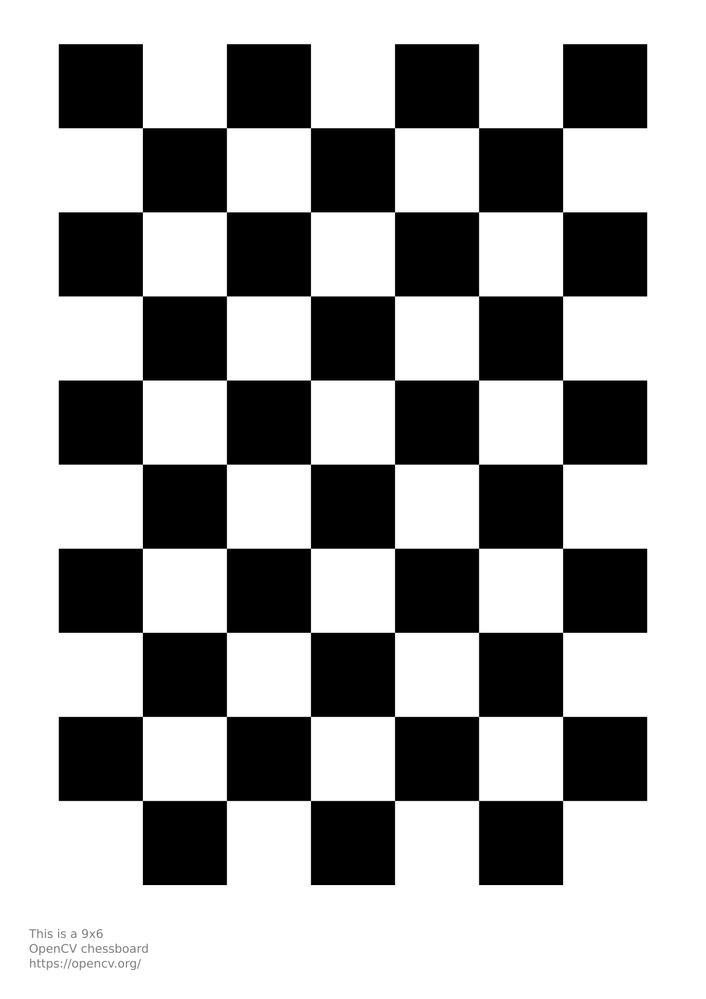
#> input picture PYTHON_EXERCISE/image/22_9x6.png, 706 x 999 px, shrunk from 1240 x 1754 before the run
$ python camera_demarcate.py
#> lines starting #> are read from the running program, lines starting #| are printed output that depends on the picture; after the words box and inside, x2 and y2 are one past the last pixel; in counts of white or black regions, pixels touching at a corner belong together
import numpy as np
import cv2 as cv
import glob

# 终止标准
criteria = (cv.TERM_CRITERIA_EPS + cv.TERM_CRITERIA_MAX_ITER, 30, 0.001)

# 准备点对象, like (0,0,0), (1,0,0), (2,0,0) ....,(6,5,0)
objp = np.zeros((9 * 6, 3), np.float32)
objp[:, :2] = np.mgrid[0:9, 0:6].T.reshape(-1, 2)

# 数组来存储所有图像中的对象点和图像点
obj_points = []  # 真实世界空间中的 3D 点
img_points = []  # 图像平面中的二维点

images = glob.glob('*.png')

print(images.__sizeof__())

# for image in images:
print(1)
img = cv.imread("../../image/22_9x6.png")
#> img is the input picture: shape (999, 706, 3); min 0, max 255, mean 165.4
gray = cv.cvtColor(img, cv.COLOR_BGR2GRAY)

# 找到棋盘角落
ret, corners = cv.findChessboardCorners(gray, (9, 6), None)
#> ret = True; corners = 54 rows, first 8: [562.5, 127.7], [562.5, 211.8], [562.5, 296], [562.5, 380], [562.5, 464.2], [562.6, 548.3], [562.6, 632.4], [562.6, 716.4]

# 如果找到,则添加对象点、图像点（细化后）
if ret:
    obj_points.append(objp)

    corners2 = cv.cornerSubPix(gray, corners, (11, 11), (-1, -1), criteria)
#> corners2 = 54 rows, first 8: [562.6, 127.7], [562.6, 211.8], [562.6, 295.9], [562.6, 380.1], [562.6, 464.2], [562.6, 548.3], [562.6, 632.4], [562.6, 716.4]
    img_points.append(corners2)

    # 绘制和显示角
    cv.drawChessboardCorners(img, (9, 6), corners2, ret)
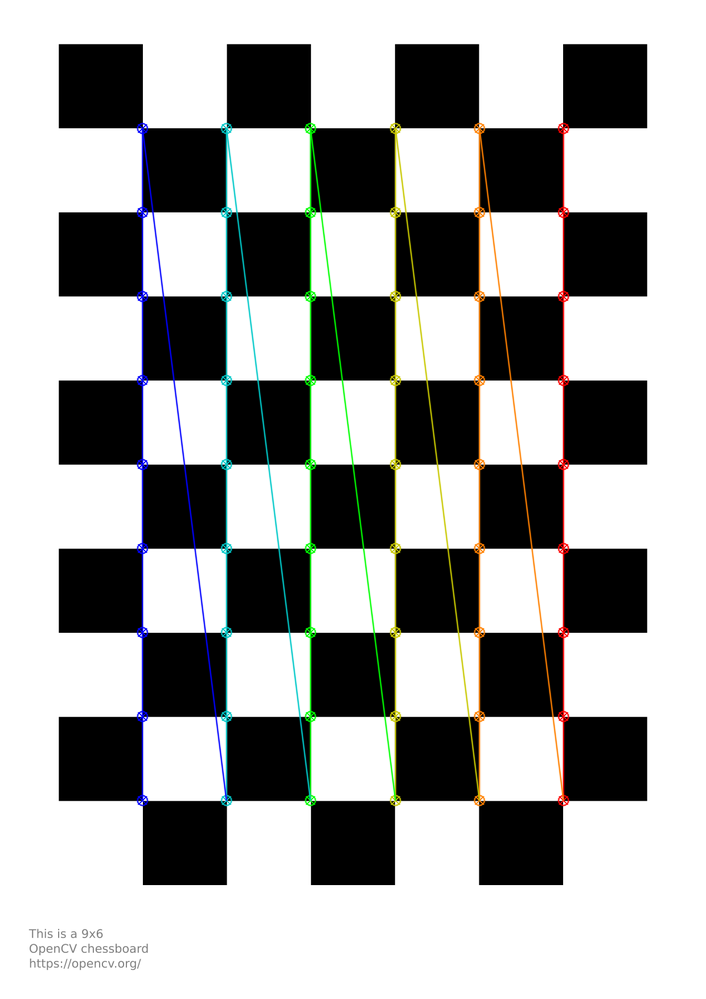
#> img: shape (999, 706, 3); 3.76% of pixels changed, all inside (x1, y1, x2, y2) = (136, 122, 570, 807)
    cv.imshow('img', img)
    cv.waitKey(0)

ret, mtx, dist, rvecs, tvecs = cv.calibrateCamera(obj_points, img_points, gray.shape[::-1], None, None)
#> ret = 0.0192; mtx = [[25866.1, 0, 352.5], [0, 25894.6, 493.2], [0, 0, 1]]; dist = [[-0.523, 0.000706, -0.0139, 1.42e-06, 2.52e-07]]; rvecs = ([-0.0182, 0.0182, 1.57],); tvecs = ([2.5, -4.34, 307.9],)


print("Camera matrix : \n")
print(mtx)
#| [[2.58660844e+04 0.00000000e+00 3.52473316e+02]
#|  [0.00000000e+00 2.58945919e+04 4.93204316e+02]
#|  [0.00000000e+00 0.00000000e+00 1.00000000e+00]]
print("Distortion coefficients : \n")
print(dist)
#| [[-5.22796528e-01  7.06317662e-04 -1.39455746e-02  1.42419846e-06
#|    2.52346346e-07]]

cv.destroyAllWindows()
